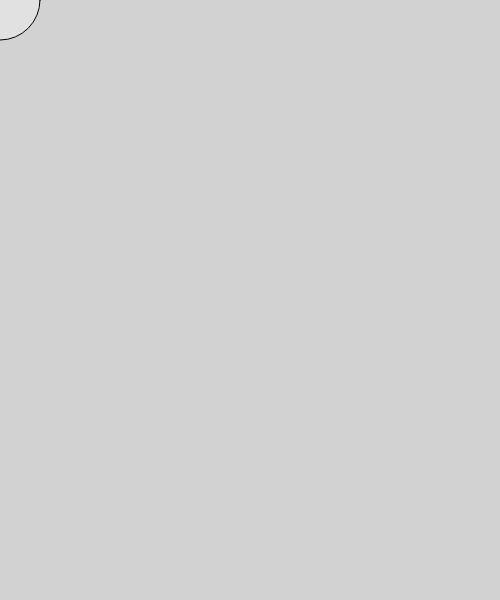
Frame 1 (no input)
Frame 60 (no input): identical to frame 1, image omitted
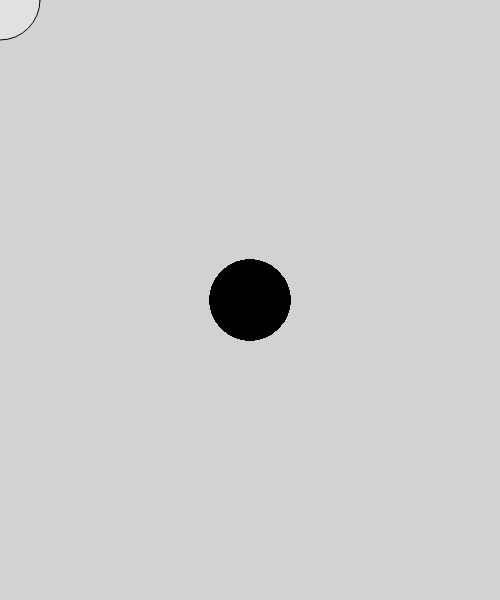
Frame 120 (the mouse pressed at the canvas centre since frame 60)

The p5.js sketch that drew these frames (run headless with seeded random() and noise() and a simulated clock; from frame 60 on, the mouse is pressed at the canvas centre):

// p5.js sketch
// ── sketch.js
function setup() {
    createCanvas(500,600)
}

function draw() {
    if (mouseIsPressed) {
        fill(0);
      } else {
fill(225);
background(210)
      }
      ellipse(mouseX, mouseY, 80, 80);
}
// ── main.html
<html>
    <head>
        <script src="https://cdn.jsdelivr.net/npm/p5@1.9.0/lib/p5.js"></script>  
        <script src="sketch.js"></script>
    </head>
    <body></body>

</html>
